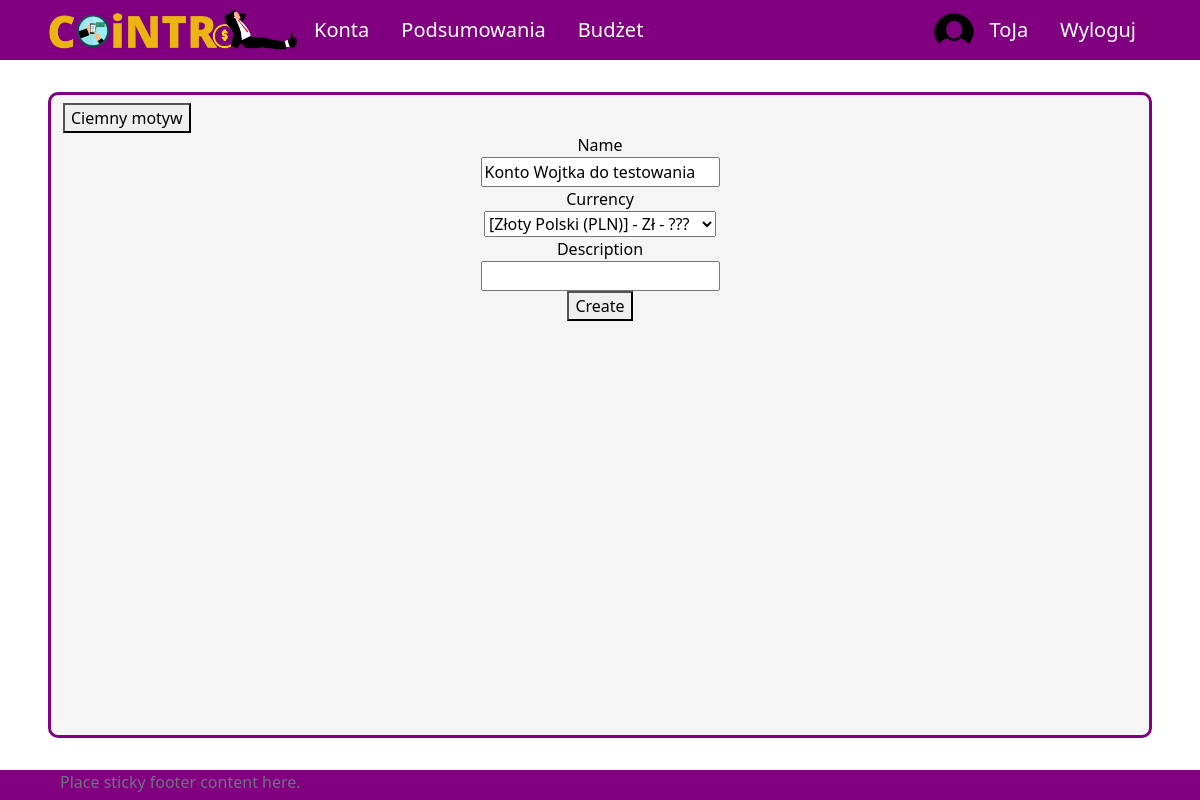
The app's page /account/e27339d2-2039-4d1d-be82-3b5849042898/edit (signed in), older data.
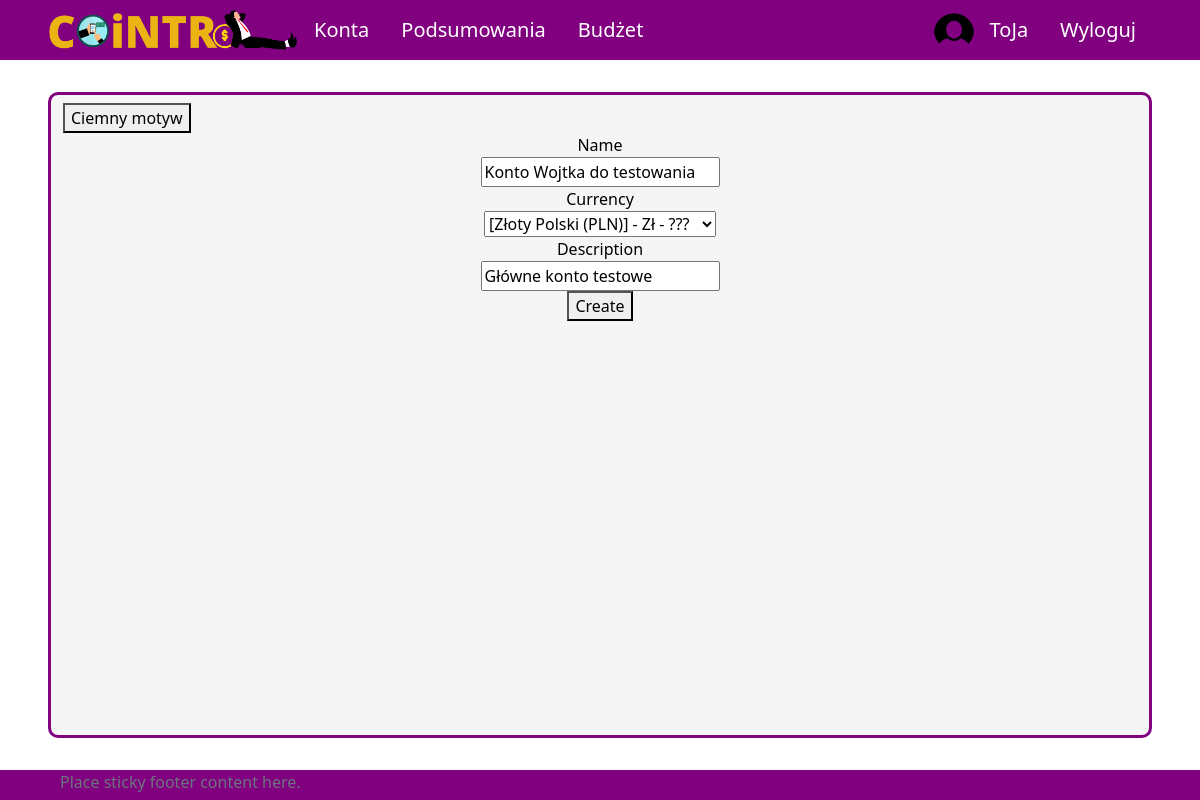
The same page, newer data.
### aplication/models.py (models this page shows, shortened)
class Account(models.Model):
    owner = models.ForeignKey(Profile, null=True, blank=True, on_delete=models.CASCADE)
    name = models.CharField(max_length=30)
    currency = models.ForeignKey(Currency, on_delete=models.SET_NULL, null=True)
    is_shared = models.BooleanField(default=False)
    description = models.CharField(max_length=100, null=True, blank=True)
    id = models.UUIDField(default=uuid.uuid4, unique=True, primary_key=True, editable=False)

### aplication/views.py (the view)
# urls.py: path('account/<pk>/edit', editAccount, name='editAccount'),
@login_required(login_url='login')
def editAccount(request, pk):
    account = get_object_or_404(Account, id=pk)
    form = AccountForm(request.POST or None, instance=account)
    if request.method == "POST":
        if form.is_valid():
            account = form.save(commit=False)
            account.save()
            return redirect('account', pk=account.id)
    context = {'form' : form, 'option': "edit"}
    return render(request, 'application/account/account-form.html', context)

### aplication/forms.py
class AccountForm(ModelForm):
    class Meta:
        model = Account
        fields = ['name', 'currency', 'description']

### UsersApp/models.py (called while the page is built)
    def __str__(self):
        return "[{}] - {} - {}".format(self.name, self.sign, self.access_name)

### templates/application/account/account-form.html (shortened to what this page needs)
{% extends 'application/base.html' %}
{% block content %}
<form method="POST">
    {% for field in form %}
    <label>{{field.label}}</label>
    {{field}}
    {% endfor %}
    <button type="submit">Create</button>
</form>
{% endblock %}

Row changes from the older to the newer data that the page shows:
changed Account "Konto Wojtka do testowania": description (not shown) → "Główne konto testowe"
